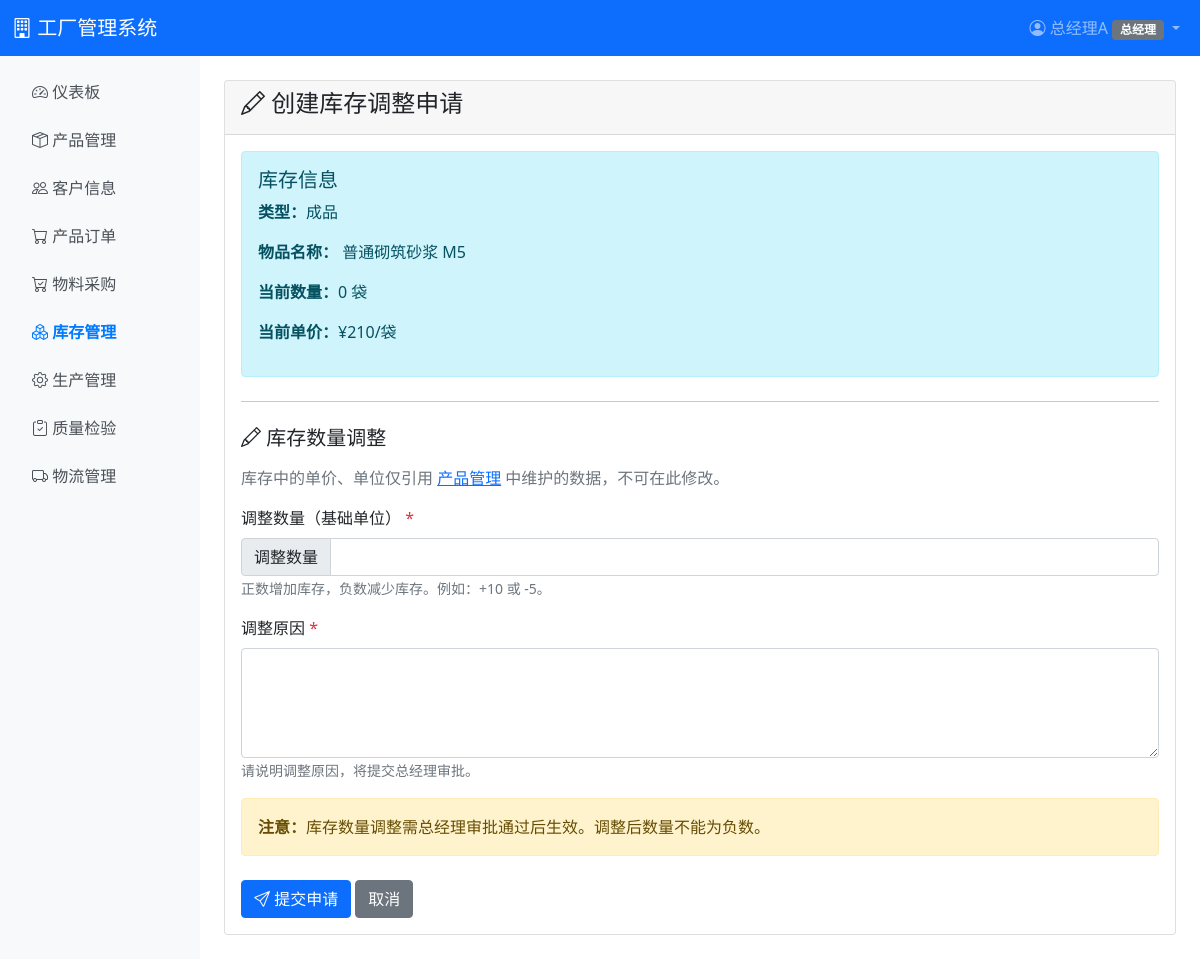
The page /inventory/adjustments/create/1/ (signed in) on the database as committed earlier.
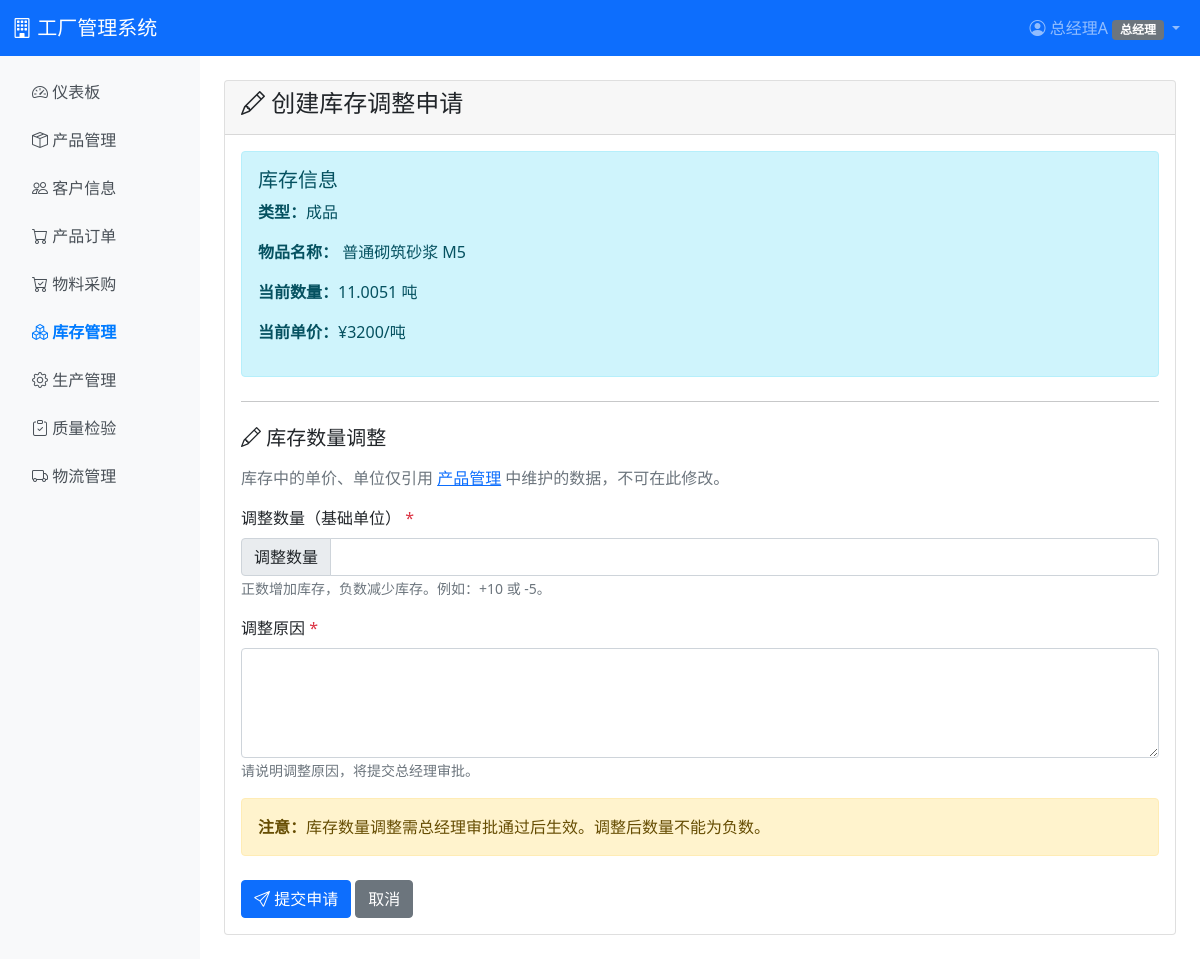
The same page on the database as committed later.
### inventory/models.py (models this page shows, shortened)
class Inventory(models.Model):
    INVENTORY_TYPE_CHOICES = [
        ('product', '成品'),
        ('material', '原料'),
        ('other', '其它'),
    ]
    inventory_type = models.CharField(max_length=20, choices=INVENTORY_TYPE_CHOICES, verbose_name='库存类型')
    product_master = models.ForeignKey(
        'product.Product',
        on_delete=models.PROTECT,
        null=True,
        blank=True,
        related_name='inventory_records',
        verbose_name='产品主数据',
        help_text='成品/原料库存优先引用产品主数据；与 product/material 二选一或同时存在（同步用）',
    )
    product = models.ForeignKey(Product, on_delete=models.CASCADE, null=True, blank=True, related_name='inventory', verbose_name='成品')
    material = models.ForeignKey(Material, on_delete=models.CASCADE, null=True, blank=True, related_name='inventory', verbose_name='原料')
    other_name = models.CharField(max_length=200, blank=True, verbose_name='其它物品名称')
    other_unit = models.ForeignKey(Unit, on_delete=models.PROTECT, null=True, blank=True, related_name='other_inventories', verbose_name='其它物品单位')
    other_unit_price = models.DecimalField(max_digits=10, decimal_places=2, null=True, blank=True, verbose_name='其它物品单价')
    quantity = models.DecimalField(max_digits=10, decimal_places=2, default=0, validators=[MinValueValidator(0)], verbose_name='数量（基础单位）')
    updated_at = models.DateTimeField(auto_now=True, verbose_name='更新时间')
    class Meta:
        verbose_name = '库存'
        verbose_name_plural = '库存'
        constraints = [
            models.UniqueConstraint(
                fields=['inventory_type', 'product'],
                condition=models.Q(inventory_type='product'),
                name='unique_product_inventory'
            ),
            models.UniqueConstraint(
                fields=['inventory_type', 'material'],
                condition=models.Q(inventory_type='material'),
                name='unique_material_inventory'
            ),
            models.UniqueConstraint(
                fields=['inventory_type', 'other_name'],
                condition=models.Q(inventory_type='other') & ~models.Q(other_name=''),
                name='unique_other_inventory'
            ),
        ]
    def get_display_unit_name(self):
        item = self.get_item()
        if item and hasattr(item, 'display_unit') and item.display_unit:
            return item.display_unit.name
        if self.inventory_type == 'other' and self.other_unit:
            return self.other_unit.name
        return self.get_unit_name()
    def get_display_quantity(self):
        item = self.get_item()
        if item and hasattr(item, 'to_display'):
            display_qty, _ = item.to_display(self.quantity)
            return display_qty
        return self.quantity
    def get_item(self):
        if self.product_master_id:
            return self.product_master
        if self.inventory_type == 'product':
            return self.product
        if self.inventory_type == 'material':
            return self.material
        return None
    def get_unit_price(self):
        item = self.get_item()
        if item and hasattr(item, 'unit_price') and item.unit_price is not None:
            return item.unit_price
        if self.inventory_type == 'other':
            return self.other_unit_price or 0
        return 0
    def get_display_unit_price(self):
        from decimal import Decimal
        base_price = Decimal(str(self.get_unit_price()))
        item = self.get_item()
        if item and hasattr(item, 'display_unit') and item.display_unit:
            if item.display_unit_id != item.base_unit_id:
                try:
                    from inventory.services.unit_conversion import UnitConversionService
                    factor = UnitConversionService.get_factor(item, item.display_unit)
                    return float(base_price * factor)
                except (ValueError, Exception):
                    pass
        return float(base_price)

class Unit(models.Model):
    UNIT_CATEGORY_CHOICES = [
        ('weight', '重量'),
        ('length', '长度'),
        ('volume', '体积'),
        ('quantity', '数量'),
        ('area', '面积'),
    ]
    code = models.CharField(max_length=20, unique=True, verbose_name='单位代码')
    name = models.CharField(max_length=50, verbose_name='单位名称')
    symbol = models.CharField(max_length=10, blank=True, default='', verbose_name='简写符号')
    category = models.CharField(max_length=20, choices=UNIT_CATEGORY_CHOICES, verbose_name='单位类别')
    display_order = models.IntegerField(default=0, verbose_name='显示顺序')
    is_active = models.BooleanField(default=True, verbose_name='是否启用')
    created_at = models.DateTimeField(auto_now_add=True, verbose_name='创建时间')
    class Meta:
        verbose_name = '基础单位'
        verbose_name_plural = '基础单位'
        ordering = ['category', 'display_order', 'code']
        db_table = 'inventory_unit'

class UnitMixin:
    """Material 和 Product 共享的单位换算便捷方法。

    所有方法委托给 UnitConversionService，保持模型层轻薄。
    """

class Product(UnitMixin, models.Model):
    master_product = models.OneToOneField(
        'product.Product',
        on_delete=models.PROTECT,
        null=True,
        blank=True,
        related_name='inventory_product',
        verbose_name='产品主数据',
    )
    sku = models.CharField(max_length=50, unique=True, verbose_name='SKU编码')
    name = models.CharField(max_length=200, verbose_name='产品名称')
    category = models.ForeignKey(ProductCategory, on_delete=models.PROTECT, null=True, blank=True, verbose_name='分类')
    specification = models.TextField(blank=True, verbose_name='规格说明')
    base_unit = models.ForeignKey(
        Unit,
        on_delete=models.PROTECT,
        related_name='base_unit_products',
        verbose_name='基础单位'
    )
    display_unit = models.ForeignKey(
        Unit,
        on_delete=models.PROTECT,
        related_name='display_unit_products',
        verbose_name='显示单位'
    )
    unit_price = models.DecimalField(max_digits=10, decimal_places=2, default=0, verbose_name='基础单价（基础单位）')
    sale_price = models.DecimalField(max_digits=10, decimal_places=2, verbose_name='售价（基础单位）')
    safety_stock = models.DecimalField(max_digits=10, decimal_places=2, default=0, verbose_name='安全库存（基础单位）')
    created_at = models.DateTimeField(auto_now_add=True, verbose_name='创建时间')
    updated_at = models.DateTimeField(auto_now=True, verbose_name='更新时间')
    class Meta:
        verbose_name = '成品'
        verbose_name_plural = '成品'
        ordering = ['sku']

class ItemUnitConversion(models.Model):
    CONTENT_TYPE_CHOICES = [
        ('material', '原料'),
        ('product', '成品'),
        ('other', '其他'),
    ]
    content_type = models.CharField(max_length=20, choices=CONTENT_TYPE_CHOICES, verbose_name='类型')
    material = models.ForeignKey(
        Material,
        on_delete=models.CASCADE,
        null=True,
        blank=True,
        related_name='unit_conversions',
        verbose_name='原料',
    )
    product = models.ForeignKey(
        Product,
        on_delete=models.CASCADE,
        null=True,
        blank=True,
        related_name='unit_conversions',
        verbose_name='成品',
    )
    master_product = models.ForeignKey(
        'product.Product',
        on_delete=models.CASCADE,
        null=True,
        blank=True,
        related_name='inventory_unit_conversions',
        verbose_name='产品主数据',
        help_text='与 product/material 二选一，供物料主数据（product.Product）使用',
    )
    base_unit = models.ForeignKey(
        Unit,
        on_delete=models.PROTECT,
        related_name='conversion_base_units',
        verbose_name='换算基准单位',
    )
    target_unit = models.ForeignKey(
        Unit,
        on_delete=models.PROTECT,
        related_name='conversion_target_units',
        verbose_name='换算目标单位',
    )
    factor = models.DecimalField(
        max_digits=15,
        decimal_places=6,
        validators=[MinValueValidator(0.000001)],
        verbose_name='换算系数',
        help_text='1 目标单位 = 系数 × 基础单位。例：1吨=1000kg，系数为1000',
    )
    is_default = models.BooleanField(default=False, verbose_name='是否默认显示换算')
    is_active = models.BooleanField(default=True, verbose_name='是否启用')
    remark = models.TextField(blank=True, verbose_name='备注')
    created_at = models.DateTimeField(auto_now_add=True, verbose_name='创建时间')
    updated_at = models.DateTimeField(auto_now=True, verbose_name='更新时间')
    class Meta:
        verbose_name = '单位换算'
        verbose_name_plural = '单位换算'
        db_table = 'inventory_item_unit_conversion'
        constraints = [
            models.UniqueConstraint(
                fields=['material', 'target_unit'],
                condition=models.Q(content_type='material'),
                name='unique_material_target_unit',
            ),
            models.UniqueConstraint(
                fields=['product', 'target_unit'],
                condition=models.Q(content_type='product'),
                name='unique_product_target_unit',
            ),
            models.UniqueConstraint(
                fields=['master_product', 'target_unit'],
                condition=models.Q(content_type='other'),
                name='unique_other_master_target_unit',
            ),
        ]
        ordering = ['content_type', 'created_at']

### product/models.py (models this page shows, shortened)
class Product(models.Model):
    CATEGORY_CHOICES = [
        ('finished', '成品'),
        ('semi', '半成品'),
        ('raw', '原料'),
        ('auxiliary', '辅料'),
        ('tool', '工具'),
        ('office', '办公物品'),
        ('other', '其它'),
    ]
    sku = models.CharField(max_length=50, unique=True, verbose_name='产品编码/SKU')
    name = models.CharField(max_length=200, verbose_name='产品名称')
    category = models.CharField(max_length=20, choices=CATEGORY_CHOICES, verbose_name='产品分类')
    unit_price = models.DecimalField(
        max_digits=10, decimal_places=2, default=0,
        verbose_name='单价（基础单位）',
    )
    base_unit = models.ForeignKey(
        'inventory.Unit',
        on_delete=models.PROTECT,
        related_name='product_master_base',
        verbose_name='基础单位',
    )
    display_unit = models.ForeignKey(
        'inventory.Unit',
        on_delete=models.PROTECT,
        related_name='product_master_display',
        verbose_name='显示单位',
    )
    specification = models.TextField(blank=True, default='', verbose_name='规格说明')
    sale_price = models.DecimalField(
        max_digits=10, decimal_places=2, null=True, blank=True,
        verbose_name='售价（基础单位，仅成品）',
    )
    safety_stock = models.DecimalField(
        max_digits=10, decimal_places=2, default=0,
        validators=[MinValueValidator(0)],
        verbose_name='安全库存（基础单位）',
    )
    created_at = models.DateTimeField(auto_now_add=True, verbose_name='创建时间')
    updated_at = models.DateTimeField(auto_now=True, verbose_name='更新时间')
    class Meta:
        db_table = 'product_product'
        verbose_name = '产品主数据'
        verbose_name_plural = '产品主数据'
        ordering = ['category', 'sku']
    def to_display(self, base_quantity, unit=None):
        from inventory.services.unit_conversion import UnitConversionService
        return UnitConversionService.to_display(self, base_quantity)

### inventory/views/views.py (the view)
# urls.py: path('adjustments/create/<int:inventory_pk>/', views.inventory_adjustment_create, name='adjustment_create'),
@login_required
@role_or_permission_required('warehouse', 'ceo', permission_code='inventory.adjustment.create')
def inventory_adjustment_create(request, inventory_pk):
    from inventory.forms import InventoryAdjustmentRequestForm
    from django.utils import timezone
    inventory = get_object_or_404(Inventory, pk=inventory_pk)
    if request.method == 'POST':
        form = InventoryAdjustmentRequestForm(request.POST)
        if form.is_valid():
            adjustment = form.save(commit=False)
            adjustment.inventory = inventory
            adjustment.current_quantity = inventory.quantity
            adjustment.current_unit_price = inventory.get_unit_price()
            adjustment.applicant = request.user
            adjustment.request_no = f"IAR{timezone.now().strftime('%Y%m%d%H%M%S')}"
            adjust_quantity = form.cleaned_data.get('adjust_quantity') or 0
            adjustment.adjustment_type = 'quantity'
            adjustment.adjust_quantity = adjust_quantity
            adjustment.new_quantity = adjustment.current_quantity + adjust_quantity
            adjustment.adjust_unit_price = None
            adjustment.new_unit_price = adjustment.current_unit_price
            if adjustment.new_quantity < 0:
                messages.error(request, '调整后数量不能为负数')
                return render(request, 'inventory/adjustment_form.html', _adjustment_create_context(inventory, form))
            adjustment.save()
            messages.success(request, f'库存调整申请 {adjustment.request_no} 已提交，等待总经理审批')
            return redirect('inventory:adjustment_list')
    else:
        form = InventoryAdjustmentRequestForm()
    return render(request, 'inventory/adjustment_form.html', _adjustment_create_context(inventory, form))

### inventory/forms.py (shortened to what this page needs)
class InventoryAdjustmentRequestForm(forms.ModelForm):
    adjustment_type = forms.CharField(
        initial='quantity',
        widget=forms.HiddenInput(),
        required=True,
    )
    class Meta:
        model = InventoryAdjustmentRequest
        fields = ['adjustment_type', 'adjust_quantity', 'reason']
        widgets = {
            'adjust_quantity': forms.NumberInput(attrs={'class': 'form-control', 'step': '0.01'}),
            'reason': forms.Textarea(attrs={'class': 'form-control', 'rows': 4, 'required': True}),
        }
        labels = {
            'adjust_quantity': '调整数量（基础单位）',
            'reason': '调整原因',
        }

### accounts/templatetags/permission_tags.py (called while the page is built)
@register.filter
def num(value, max_decimals=4):
    if value is None:
        return ''
    try:
        d = Decimal(str(value))
    except (InvalidOperation, TypeError, ValueError):
        return value
    try:
        max_d = int(max_decimals)
        if max_d < 0:
            max_d = 4
    except (TypeError, ValueError):
        max_d = 4
    d = round(d, max_d)
    if d == d.to_integral_value():
        return str(int(d))
    return format(d, f'.{max_d}f').rstrip('0').rstrip('.')

### templates/inventory/adjustment_form.html (shortened to what this page needs)
{% extends 'base.html' %}
{% load permission_tags %}
{% block content %}
<div class="card">
    <div class="card-header">
        <h4><i class="bi bi-pencil"></i> 创建库存调整申请</h4>
    </div>
    <div class="card-body">
        <div class="alert alert-info mb-4">
            <h5>库存信息</h5>
            <p><strong>类型：</strong>{{ inventory.get_inventory_type_display }}</p>
            <p><strong>物品名称：</strong>
                {% if inventory.inventory_type == 'product' %}
                    {{ inventory.product.name }}
                {% elif inventory.inventory_type == 'material' %}
                    {{ inventory.material.name }}
                {% else %}
                    {{ inventory.other_name }}
                {% endif %}
            </p>
            <p><strong>当前数量：</strong>{{ inventory.get_display_quantity|num }} {{ inventory.get_display_unit_name }}</p>
            <p><strong>当前单价：</strong>¥{{ inventory.get_display_unit_price|num }}/{{ inventory.get_display_unit_name }}</p>
        </div>
        <hr class="my-4">
        <h5 class="mb-3"><i class="bi bi-pencil"></i> 库存数量调整</h5>
        <p class="text-muted">库存中的单价、单位仅引用 <a href="{% url 'product:product_list' %}">产品管理</a> 中维护的数据，不可在此修改。</p>
        <form method="post">
            <div class="mb-3">
                <label class="form-label">{{ form.adjust_quantity.label }} <span class="text-danger">*</span></label>
                <div class="input-group">
                    <span class="input-group-text">调整数量</span>
                    {{ form.adjust_quantity }}
                </div>
                <small class="form-text text-muted">正数增加库存，负数减少库存。例如：+10 或 -5。</small>
            </div>
            <div class="mb-3">
                <label class="form-label">{{ form.reason.label }} <span class="text-danger">*</span></label>
                {{ form.reason }}
                <small class="form-text text-muted">请说明调整原因，将提交总经理审批。</small>
            </div>
            <div class="alert alert-warning">
                <strong>注意：</strong>库存数量调整需总经理审批通过后生效。调整后数量不能为负数。
            </div>
            <div class="mt-4">
                <button type="submit" class="btn btn-primary"><i class="bi bi-send"></i> 提交申请</button>
                <a href="{% url 'inventory:inventory_detail' inventory.pk %}" class="btn btn-secondary">取消</a>
            </div>
        </form>
    </div>
</div>
{% endblock %}

Rows that differ between the two databases and show on the page:
changed Inventory "成品": get_display_quantity|num "0" → "11.0051"; get_display_unit_name "袋" → "吨"; get_display_unit_price|num "210" → "3200"
